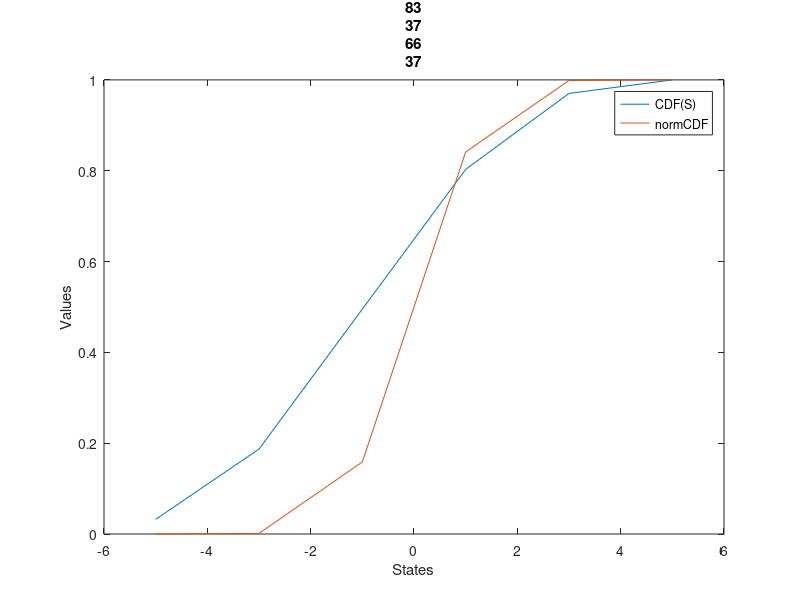
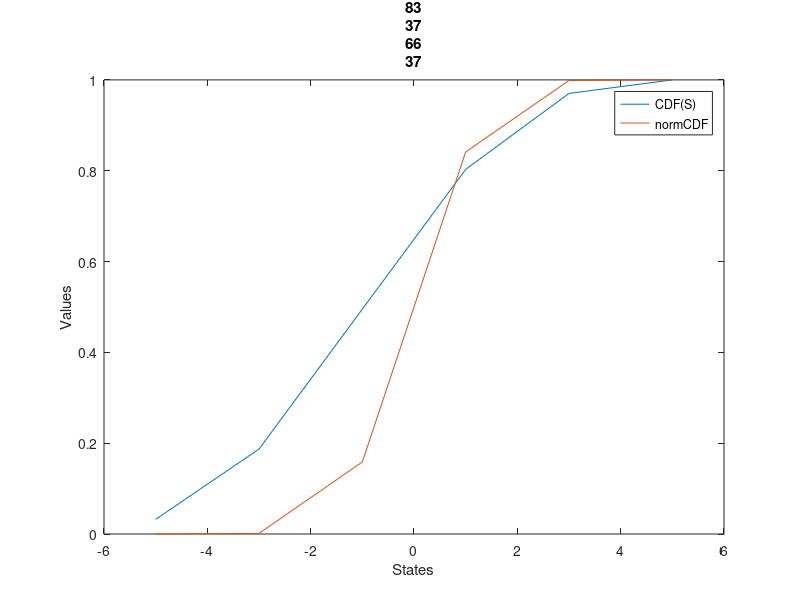
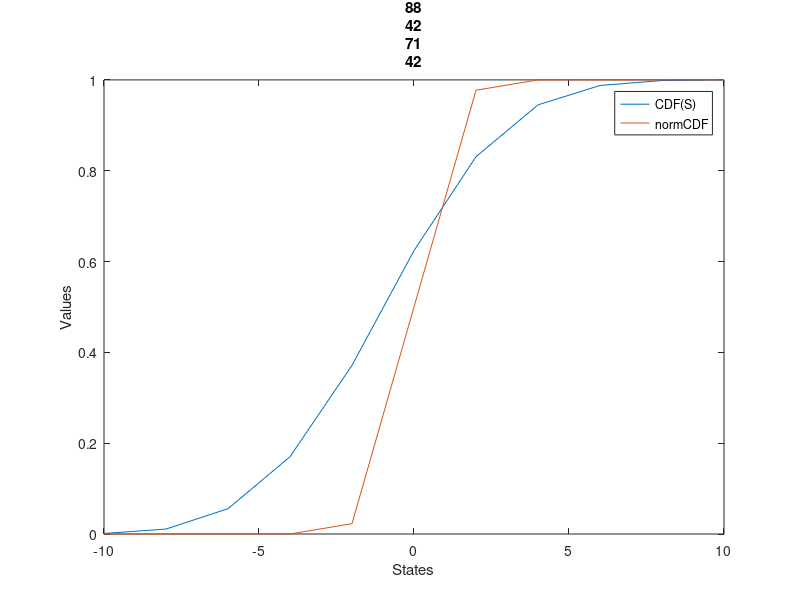
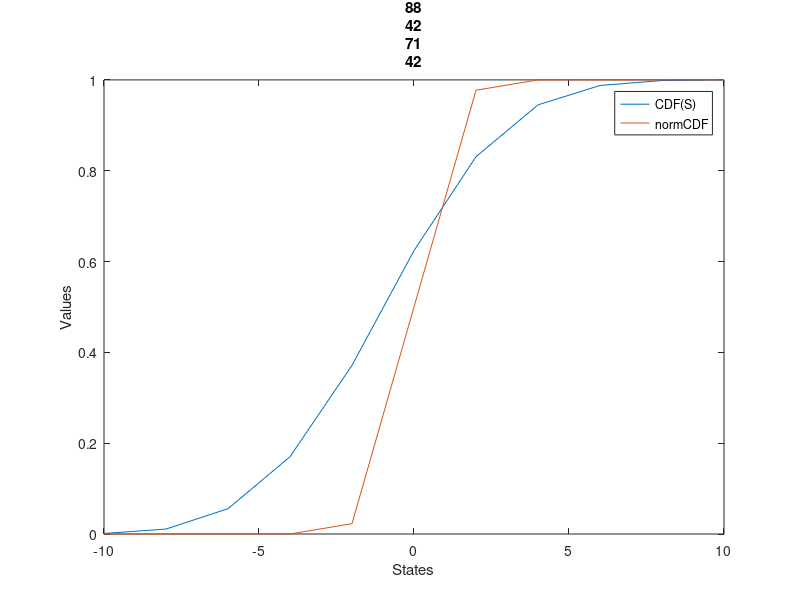

Write the MATLAB code that produced these figures, in order. (Note: a time limit stopped this script after it produced the figures.)
N=5;
%Dla 100 wystarczy zmienic recznie N
while N<=30
    v=-N:2:N;
   
    %Skalowanie z 2^N nie jest dobrym pomyslem (dlugo sie liczy) :)
    %NumofOut=2.^N;
    NumofOut=N*1000;
    values=zeros(1,NumofOut);
    Dystrybuanta=zeros(1,N+1);
    J=0;
    S=0;
    X=0;
    I=0;
    while J<NumofOut
        while I<N   %w tej petli liczmy S
        X=randi([0 1],1,1);
            if X==0
                X=-1;
            end
        S=S+X;
        I=I+1;
        end
        values(J+1)=S;     %dopisujemy S do values
        S=0;
        I=0;
        J=J+1;
    end
    K=2;
    Dystrybuanta(1)=(sum(values==v(1))/J);
    while K<=N+1     %zliczamy ile razy dana wartość wystapila
        Dystrybuanta(K)=Dystrybuanta(K-1)+(sum(values==v(K))/J);
        K=K+1;
    end
    J=0;
    %super mozna zrobic plota i zobaczyc jak to wygląda
    plot(v,Dystrybuanta);
    hold on

    p=normcdf(v);
    plot(v,p);
    
    title("N = " + N);
    xlabel("States");
    ylabel("Values");
    hold off;
    legend('CDF(S)','normCDF');
    fmt='N%dWykres1';
    saveas(gcf,sprintf(fmt,N),'png')
    saveas(gcf,sprintf(fmt,N),'fig')

    N=N+5;
end
